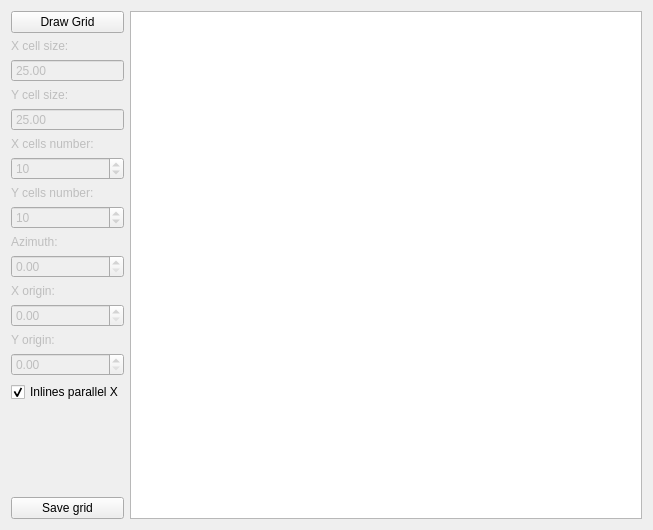
<?xml version="1.0" encoding="UTF-8"?>
<ui version="4.0">
 <class>View</class>
 <widget class="QWidget" name="View">
  <property name="geometry">
   <rect>
    <x>0</x>
    <y>0</y>
    <width>653</width>
    <height>530</height>
   </rect>
  </property>
  <property name="windowTitle">
   <string>Form</string>
  </property>
  <layout class="QGridLayout" name="gridLayout">
   <item row="0" column="0">
    <layout class="QHBoxLayout" name="horizontalLayout">
     <item>
      <layout class="QVBoxLayout" name="verticalLayout">
       <item>
        <widget class="QPushButton" name="drawGrid">
         <property name="text">
          <string>Draw Grid</string>
         </property>
         <property name="checkable">
          <bool>true</bool>
         </property>
         <property name="checked">
          <bool>false</bool>
         </property>
        </widget>
       </item>
       <item>
        <widget class="QLabel" name="xCellSizeLabel">
         <property name="enabled">
          <bool>false</bool>
         </property>
         <property name="text">
          <string>X cell size:</string>
         </property>
        </widget>
       </item>
       <item>
        <widget class="QDoubleSpinBox" name="xCellSizeSpin">
         <property name="enabled">
          <bool>false</bool>
         </property>
         <property name="buttonSymbols">
          <enum>QAbstractSpinBox::NoButtons</enum>
         </property>
         <property name="value">
          <double>25.000000000000000</double>
         </property>
        </widget>
       </item>
       <item>
        <widget class="QLabel" name="yCellSizeLabel">
         <property name="enabled">
          <bool>false</bool>
         </property>
         <property name="text">
          <string>Y cell size:</string>
         </property>
        </widget>
       </item>
       <item>
        <widget class="QDoubleSpinBox" name="yCellSizeSpin">
         <property name="enabled">
          <bool>false</bool>
         </property>
         <property name="buttonSymbols">
          <enum>QAbstractSpinBox::NoButtons</enum>
         </property>
         <property name="value">
          <double>25.000000000000000</double>
         </property>
        </widget>
       </item>
       <item>
        <widget class="QLabel" name="xCellsNumLabel">
         <property name="enabled">
          <bool>false</bool>
         </property>
         <property name="text">
          <string>X cells number:</string>
         </property>
        </widget>
       </item>
       <item>
        <widget class="QSpinBox" name="xCellsNumberSpin">
         <property name="enabled">
          <bool>false</bool>
         </property>
         <property name="maximum">
          <number>9999</number>
         </property>
         <property name="value">
          <number>10</number>
         </property>
        </widget>
       </item>
       <item>
        <widget class="QLabel" name="yCellsNumberLabel">
         <property name="enabled">
          <bool>false</bool>
         </property>
         <property name="text">
          <string>Y cells number:</string>
         </property>
        </widget>
       </item>
       <item>
        <widget class="QSpinBox" name="yCellsNumberSpin">
         <property name="enabled">
          <bool>false</bool>
         </property>
         <property name="maximum">
          <number>9999</number>
         </property>
         <property name="value">
          <number>10</number>
         </property>
        </widget>
       </item>
       <item>
        <widget class="QLabel" name="azimuthLabel">
         <property name="enabled">
          <bool>false</bool>
         </property>
         <property name="text">
          <string>Azimuth:</string>
         </property>
        </widget>
       </item>
       <item>
        <widget class="QDoubleSpinBox" name="azimuthSpin">
         <property name="enabled">
          <bool>false</bool>
         </property>
         <property name="singleStep">
          <double>0.010000000000000</double>
         </property>
        </widget>
       </item>
       <item>
        <widget class="QLabel" name="xOrigLabel">
         <property name="enabled">
          <bool>false</bool>
         </property>
         <property name="text">
          <string>X origin:</string>
         </property>
        </widget>
       </item>
       <item>
        <widget class="QDoubleSpinBox" name="xOriginSpin">
         <property name="enabled">
          <bool>false</bool>
         </property>
         <property name="maximum">
          <double>9999999.990000000223517</double>
         </property>
        </widget>
       </item>
       <item>
        <widget class="QLabel" name="yOriginLabel">
         <property name="enabled">
          <bool>false</bool>
         </property>
         <property name="text">
          <string>Y origin:</string>
         </property>
        </widget>
       </item>
       <item>
        <widget class="QDoubleSpinBox" name="yOriginSpin">
         <property name="enabled">
          <bool>false</bool>
         </property>
         <property name="maximum">
          <double>9999999.990000000223517</double>
         </property>
        </widget>
       </item>
       <item>
        <widget class="QCheckBox" name="inlineParX">
         <property name="text">
          <string>Inlines parallel X</string>
         </property>
         <property name="checked">
          <bool>true</bool>
         </property>
        </widget>
       </item>
       <item>
        <spacer name="verticalSpacer">
         <property name="orientation">
          <enum>Qt::Vertical</enum>
         </property>
         <property name="sizeHint" stdset="0">
          <size>
           <width>20</width>
           <height>40</height>
          </size>
         </property>
        </spacer>
       </item>
       <item>
        <widget class="QPushButton" name="saveButt">
         <property name="text">
          <string>Save grid</string>
         </property>
        </widget>
       </item>
      </layout>
     </item>
     <item>
      <widget class="GraphicsView" name="graphicsView"/>
     </item>
    </layout>
   </item>
  </layout>
 </widget>
 <customwidgets>
  <customwidget>
   <class>GraphicsView</class>
   <extends>QGraphicsView</extends>
   <header>GraphicsView.hpp</header>
  </customwidget>
 </customwidgets>
 <resources/>
 <connections>
  <connection>
   <sender>drawGrid</sender>
   <signal>toggled(bool)</signal>
   <receiver>xCellSizeLabel</receiver>
   <slot>setEnabled(bool)</slot>
   <hints>
    <hint type="sourcelabel">
     <x>54</x>
     <y>24</y>
    </hint>
    <hint type="destinationlabel">
     <x>54</x>
     <y>56</y>
    </hint>
   </hints>
  </connection>
  <connection>
   <sender>drawGrid</sender>
   <signal>toggled(bool)</signal>
   <receiver>xCellSizeSpin</receiver>
   <slot>setEnabled(bool)</slot>
   <hints>
    <hint type="sourcelabel">
     <x>54</x>
     <y>24</y>
    </hint>
    <hint type="destinationlabel">
     <x>54</x>
     <y>87</y>
    </hint>
   </hints>
  </connection>
  <connection>
   <sender>drawGrid</sender>
   <signal>toggled(bool)</signal>
   <receiver>yCellSizeLabel</receiver>
   <slot>setEnabled(bool)</slot>
   <hints>
    <hint type="sourcelabel">
     <x>54</x>
     <y>24</y>
    </hint>
    <hint type="destinationlabel">
     <x>54</x>
     <y>118</y>
    </hint>
   </hints>
  </connection>
  <connection>
   <sender>drawGrid</sender>
   <signal>toggled(bool)</signal>
   <receiver>yCellSizeSpin</receiver>
   <slot>setEnabled(bool)</slot>
   <hints>
    <hint type="sourcelabel">
     <x>54</x>
     <y>24</y>
    </hint>
    <hint type="destinationlabel">
     <x>54</x>
     <y>149</y>
    </hint>
   </hints>
  </connection>
  <connection>
   <sender>drawGrid</sender>
   <signal>toggled(bool)</signal>
   <receiver>xCellsNumLabel</receiver>
   <slot>setEnabled(bool)</slot>
   <hints>
    <hint type="sourcelabel">
     <x>54</x>
     <y>24</y>
    </hint>
    <hint type="destinationlabel">
     <x>54</x>
     <y>180</y>
    </hint>
   </hints>
  </connection>
  <connection>
   <sender>drawGrid</sender>
   <signal>toggled(bool)</signal>
   <receiver>xCellsNumberSpin</receiver>
   <slot>setEnabled(bool)</slot>
   <hints>
    <hint type="sourcelabel">
     <x>54</x>
     <y>24</y>
    </hint>
    <hint type="destinationlabel">
     <x>54</x>
     <y>211</y>
    </hint>
   </hints>
  </connection>
  <connection>
   <sender>drawGrid</sender>
   <signal>toggled(bool)</signal>
   <receiver>yCellsNumberLabel</receiver>
   <slot>setEnabled(bool)</slot>
   <hints>
    <hint type="sourcelabel">
     <x>54</x>
     <y>24</y>
    </hint>
    <hint type="destinationlabel">
     <x>54</x>
     <y>242</y>
    </hint>
   </hints>
  </connection>
  <connection>
   <sender>drawGrid</sender>
   <signal>toggled(bool)</signal>
   <receiver>yCellsNumberSpin</receiver>
   <slot>setEnabled(bool)</slot>
   <hints>
    <hint type="sourcelabel">
     <x>54</x>
     <y>24</y>
    </hint>
    <hint type="destinationlabel">
     <x>54</x>
     <y>273</y>
    </hint>
   </hints>
  </connection>
  <connection>
   <sender>drawGrid</sender>
   <signal>toggled(bool)</signal>
   <receiver>azimuthSpin</receiver>
   <slot>setEnabled(bool)</slot>
   <hints>
    <hint type="sourcelabel">
     <x>54</x>
     <y>21</y>
    </hint>
    <hint type="destinationlabel">
     <x>54</x>
     <y>308</y>
    </hint>
   </hints>
  </connection>
  <connection>
   <sender>drawGrid</sender>
   <signal>toggled(bool)</signal>
   <receiver>azimuthLabel</receiver>
   <slot>setEnabled(bool)</slot>
   <hints>
    <hint type="sourcelabel">
     <x>54</x>
     <y>21</y>
    </hint>
    <hint type="destinationlabel">
     <x>54</x>
     <y>279</y>
    </hint>
   </hints>
  </connection>
  <connection>
   <sender>drawGrid</sender>
   <signal>toggled(bool)</signal>
   <receiver>xOrigLabel</receiver>
   <slot>setEnabled(bool)</slot>
   <hints>
    <hint type="sourcelabel">
     <x>54</x>
     <y>15</y>
    </hint>
    <hint type="destinationlabel">
     <x>54</x>
     <y>250</y>
    </hint>
   </hints>
  </connection>
  <connection>
   <sender>drawGrid</sender>
   <signal>toggled(bool)</signal>
   <receiver>xOriginSpin</receiver>
   <slot>setEnabled(bool)</slot>
   <hints>
    <hint type="sourcelabel">
     <x>54</x>
     <y>15</y>
    </hint>
    <hint type="destinationlabel">
     <x>54</x>
     <y>271</y>
    </hint>
   </hints>
  </connection>
  <connection>
   <sender>drawGrid</sender>
   <signal>toggled(bool)</signal>
   <receiver>yOriginLabel</receiver>
   <slot>setEnabled(bool)</slot>
   <hints>
    <hint type="sourcelabel">
     <x>54</x>
     <y>15</y>
    </hint>
    <hint type="destinationlabel">
     <x>54</x>
     <y>293</y>
    </hint>
   </hints>
  </connection>
  <connection>
   <sender>drawGrid</sender>
   <signal>toggled(bool)</signal>
   <receiver>yOriginSpin</receiver>
   <slot>setEnabled(bool)</slot>
   <hints>
    <hint type="sourcelabel">
     <x>54</x>
     <y>15</y>
    </hint>
    <hint type="destinationlabel">
     <x>54</x>
     <y>314</y>
    </hint>
   </hints>
  </connection>
 </connections>
</ui>
